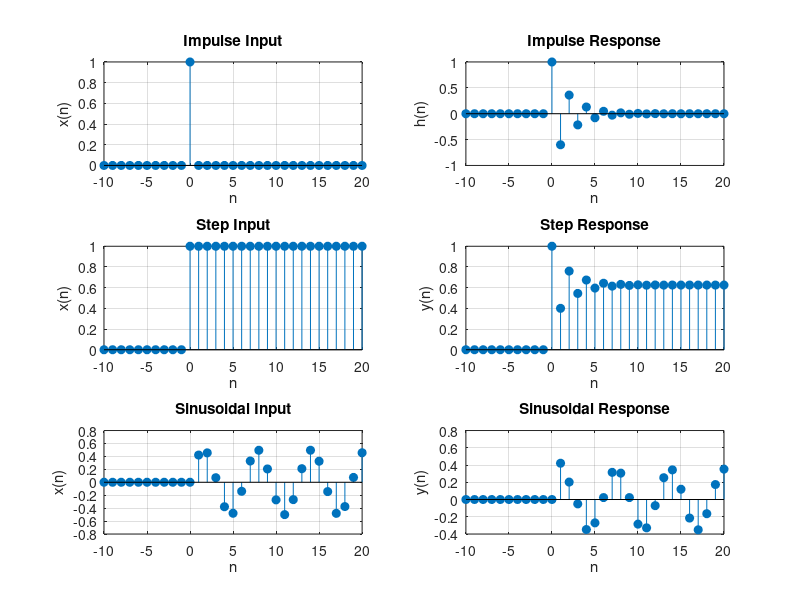
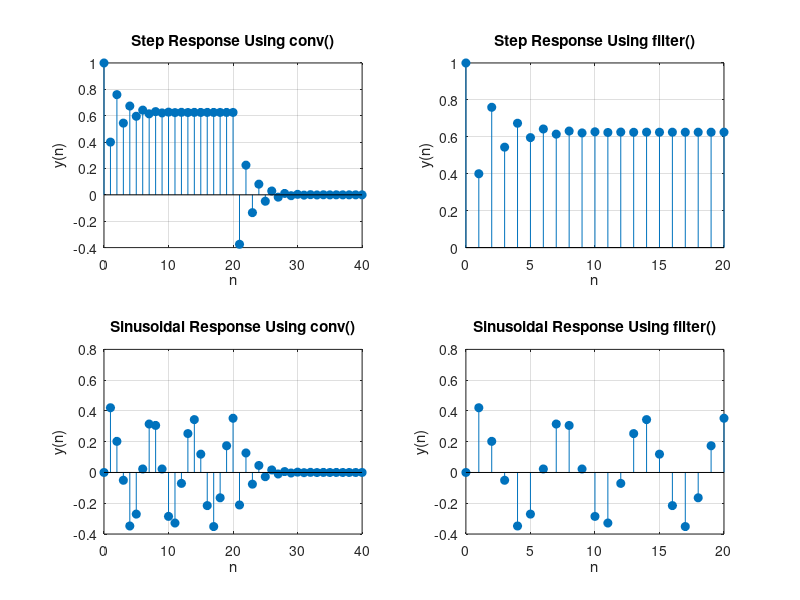

Here is the MATLAB script that generated these plots, in order:
clc;
clear;
close all;

b = 1;
a = [1 0.6];
n = -10:20;
x_imp = (n == 0);
h = filter(b, a, x_imp);

x_step = (n >= 0);
y_step = filter(b, a, x_step);
x_sin = 0.5*sin(n).*(n >= 0);
y_sin = filter(b, a, x_sin);

figure;
subplot(3,2,1);
stem(n, x_imp, 'filled');
grid on;
xlabel('n');
ylabel('x(n)');
title('Impulse Input');

subplot(3,2,2);
stem(n, h, 'filled');
grid on;
xlabel('n');
ylabel('h(n)');
title('Impulse Response');

subplot(3,2,3);
stem(n, x_step, 'filled');
grid on;
xlabel('n');
ylabel('x(n)');
title('Step Input');

subplot(3,2,4);
stem(n, y_step, 'filled');
grid on;
xlabel('n');
ylabel('y(n)');
title('Step Response');

subplot(3,2,5);
stem(n, x_sin, 'filled');
grid on;
xlabel('n');
ylabel('x(n)');
title('Sinusoidal Input');

subplot(3,2,6);
stem(n, y_sin, 'filled');
grid on;
xlabel('n');
ylabel('y(n)');
title('Sinusoidal Response');

n_c = 0:20;
x_step_c = ones(1,length(n_c));
h_c = filter(b, a, [1 zeros(1,length(n_c)-1)]);

y_step_conv = conv(x_step_c, h_c);
n_step_conv = 0:length(y_step_conv)-1;
y_step_filter = filter(b, a, x_step_c);

x_sin_c = 0.5*sin(n_c);
y_sin_conv = conv(x_sin_c, h_c);
n_sin_conv = 0:length(y_sin_conv)-1;
y_sin_filter = filter(b, a, x_sin_c);

figure;
subplot(2,2,1);
stem(n_step_conv, y_step_conv, 'filled');
grid on;
xlabel('n');
ylabel('y(n)');
title('Step Response Using conv()');

subplot(2,2,2);
stem(n_c, y_step_filter, 'filled');
grid on;
xlabel('n');
ylabel('y(n)');
title('Step Response Using filter()');

subplot(2,2,3);
stem(n_sin_conv, y_sin_conv, 'filled');
grid on;
xlabel('n');
ylabel('y(n)');
title('Sinusoidal Response Using conv()');

subplot(2,2,4);
stem(n_c, y_sin_filter, 'filled');
grid on;
xlabel('n');
ylabel('y(n)');
title('Sinusoidal Response Using filter()');

step_error = max(abs(y_step_conv(1:length(y_step_filter)) - y_step_filter));
sin_error = max(abs(y_sin_conv(1:length(y_sin_filter)) - y_sin_filter));

fprintf('Maximum step-response verification error = %g\n', step_error);
fprintf('Maximum sinusoidal-response verification error = %g\n', sin_error);
